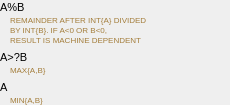
        <widget class="PyDMFrame" name="composite">
          <property name="geometry">
            <rect>
              <x>5</x>
              <y>520</y>
              <width>230</width>
              <height>105</height>
            </rect>
          </property>
          <property name="sizePolicy">
            <sizepolicy hsizetype="Ignored" vsizetype="Ignored">
              <horstretch>0</horstretch>
              <verstretch>0</verstretch>
            </sizepolicy>
          </property>
          <layout class="QGridLayout" name="gridLayout_1" columnstretch="10,220" rowstretch="14,1,10,10,10,5,14,1,10,5,14,1,10">
            <property name="leftMargin">
              <number>0</number>
            </property>
            <property name="topMargin">
              <number>0</number>
            </property>
            <property name="rightMargin">
              <number>0</number>
            </property>
            <property name="bottomMargin">
              <number>0</number>
            </property>
            <property name="horizontalSpacing">
              <number>0</number>
            </property>
            <property name="verticalSpacing">
              <number>0</number>
            </property>
            <item row="0" column="0" colspan="2">
              <widget class="QLabel" name="text_31">
                <property name="geometry">
                  <rect>
                    <x>0</x>
                    <y>0</y>
                    <width>230</width>
                    <height>14</height>
                  </rect>
                </property>
                <property name="sizePolicy">
                  <sizepolicy hsizetype="Ignored" vsizetype="Ignored">
                    <horstretch>0</horstretch>
                    <verstretch>0</verstretch>
                  </sizepolicy>
                </property>
                <property name="text">
                  <string>A%B</string>
                </property>
                <property name="font">
                  <font>
                    <pointsize>8</pointsize>
                  </font>
                </property>
                <property name="brush" stdset="0">
                  <brush brushstyle="SolidPattern">
                    <color alpha="255">
                      <red>0</red>
                      <green>0</green>
                      <blue>0</blue>
                    </color>
                  </brush>
                </property>
                <property name="toolTip">
                  <string>text_31</string>
                </property>
                <property name="alignment">
                  <set>Qt::AlignLeading|Qt::AlignLeft|Qt::AlignVCenter</set>
                </property>
                <property name="styleSheet">
                  <string notr="true">QLabel#text_31 {
  color: rgb(0, 0, 0);
  }</string>
                </property>
              </widget>
            </item>
            <item row="6" column="0" colspan="2">
              <widget class="QLabel" name="text_32">
                <property name="geometry">
                  <rect>
                    <x>0</x>
                    <y>50</y>
                    <width>230</width>
                    <height>14</height>
                  </rect>
                </property>
                <property name="sizePolicy">
                  <sizepolicy hsizetype="Ignored" vsizetype="Ignored">
                    <horstretch>0</horstretch>
                    <verstretch>0</verstretch>
                  </sizepolicy>
                </property>
                <property name="text">
                  <string>A&gt;?B</string>
                </property>
                <property name="font">
                  <font>
                    <pointsize>8</pointsize>
                  </font>
                </property>
                <property name="brush" stdset="0">
                  <brush brushstyle="SolidPattern">
                    <color alpha="255">
                      <red>0</red>
                      <green>0</green>
                      <blue>0</blue>
                    </color>
                  </brush>
                </property>
                <property name="toolTip">
                  <string>text_32</string>
                </property>
                <property name="alignment">
                  <set>Qt::AlignLeading|Qt::AlignLeft|Qt::AlignVCenter</set>
                </property>
                <property name="styleSheet">
                  <string notr="true">QLabel#text_32 {
  color: rgb(0, 0, 0);
  }</string>
                </property>
              </widget>
            </item>
            <item row="10" column="0" colspan="2">
              <widget class="QLabel" name="text_33">
                <property name="geometry">
                  <rect>
                    <x>0</x>
                    <y>80</y>
                    <width>230</width>
                    <height>14</height>
                  </rect>
                </property>
                <property name="sizePolicy">
                  <sizepolicy hsizetype="Ignored" vsizetype="Ignored">
                    <horstretch>0</horstretch>
                    <verstretch>0</verstretch>
                  </sizepolicy>
                </property>
                <property name="text">
                  <string>A&lt;?B</string>
                </property>
                <property name="font">
                  <font>
                    <pointsize>8</pointsize>
                  </font>
                </property>
                <property name="brush" stdset="0">
                  <brush brushstyle="SolidPattern">
                    <color alpha="255">
                      <red>0</red>
                      <green>0</green>
                      <blue>0</blue>
                    </color>
                  </brush>
                </property>
                <property name="toolTip">
                  <string>text_33</string>
                </property>
                <property name="alignment">
                  <set>Qt::AlignLeading|Qt::AlignLeft|Qt::AlignVCenter</set>
                </property>
                <property name="styleSheet">
                  <string notr="true">QLabel#text_33 {
  color: rgb(0, 0, 0);
  }</string>
                </property>
              </widget>
            </item>
            <item row="2" column="1">
              <widget class="QLabel" name="text_34">
                <property name="geometry">
                  <rect>
                    <x>10</x>
                    <y>15</y>
                    <width>220</width>
                    <height>10</height>
                  </rect>
                </property>
                <property name="sizePolicy">
                  <sizepolicy hsizetype="Ignored" vsizetype="Ignored">
                    <horstretch>0</horstretch>
                    <verstretch>0</verstretch>
                  </sizepolicy>
                </property>
                <property name="text">
                  <string>REMAINDER AFTER INT{A} DIVIDED</string>
                </property>
                <property name="font">
                  <font>
                    <pointsize>6</pointsize>
                  </font>
                </property>
                <property name="brush" stdset="0">
                  <brush brushstyle="SolidPattern">
                    <color alpha="255">
                      <red>164</red>
                      <green>126</green>
                      <blue>60</blue>
                    </color>
                  </brush>
                </property>
                <property name="toolTip">
                  <string>text_34</string>
                </property>
                <property name="alignment">
                  <set>Qt::AlignLeading|Qt::AlignLeft|Qt::AlignVCenter</set>
                </property>
                <property name="styleSheet">
                  <string notr="true">QLabel#text_34 {
  color: rgb(164, 126, 60);
  }</string>
                </property>
              </widget>
            </item>
            <item row="3" column="1">
              <widget class="QLabel" name="text_35">
                <property name="geometry">
                  <rect>
                    <x>10</x>
                    <y>25</y>
                    <width>220</width>
                    <height>10</height>
                  </rect>
                </property>
                <property name="sizePolicy">
                  <sizepolicy hsizetype="Ignored" vsizetype="Ignored">
                    <horstretch>0</horstretch>
                    <verstretch>0</verstretch>
                  </sizepolicy>
                </property>
                <property name="text">
                  <string>BY INT{B}.  IF A&lt;0 OR B&lt;0,</string>
                </property>
                <property name="font">
                  <font>
                    <pointsize>6</pointsize>
                  </font>
                </property>
                <property name="brush" stdset="0">
                  <brush brushstyle="SolidPattern">
                    <color alpha="255">
                      <red>164</red>
                      <green>126</green>
                      <blue>60</blue>
                    </color>
                  </brush>
                </property>
                <property name="toolTip">
                  <string>text_35</string>
                </property>
                <property name="alignment">
                  <set>Qt::AlignLeading|Qt::AlignLeft|Qt::AlignVCenter</set>
                </property>
                <property name="styleSheet">
                  <string notr="true">QLabel#text_35 {
  color: rgb(164, 126, 60);
  }</string>
                </property>
              </widget>
            </item>
            <item row="4" column="1">
              <widget class="QLabel" name="text_36">
                <property name="geometry">
                  <rect>
                    <x>10</x>
                    <y>35</y>
                    <width>220</width>
                    <height>10</height>
                  </rect>
                </property>
                <property name="sizePolicy">
                  <sizepolicy hsizetype="Ignored" vsizetype="Ignored">
                    <horstretch>0</horstretch>
                    <verstretch>0</verstretch>
                  </sizepolicy>
                </property>
                <property name="text">
                  <string>RESULT IS MACHINE DEPENDENT</string>
                </property>
                <property name="font">
                  <font>
                    <pointsize>6</pointsize>
                  </font>
                </property>
                <property name="brush" stdset="0">
                  <brush brushstyle="SolidPattern">
                    <color alpha="255">
                      <red>164</red>
                      <green>126</green>
                      <blue>60</blue>
                    </color>
                  </brush>
                </property>
                <property name="toolTip">
                  <string>text_36</string>
                </property>
                <property name="alignment">
                  <set>Qt::AlignLeading|Qt::AlignLeft|Qt::AlignVCenter</set>
                </property>
                <property name="styleSheet">
                  <string notr="true">QLabel#text_36 {
  color: rgb(164, 126, 60);
  }</string>
                </property>
              </widget>
            </item>
            <item row="8" column="1">
              <widget class="QLabel" name="text_37">
                <property name="geometry">
                  <rect>
                    <x>10</x>
                    <y>65</y>
                    <width>220</width>
                    <height>10</height>
                  </rect>
                </property>
                <property name="sizePolicy">
                  <sizepolicy hsizetype="Ignored" vsizetype="Ignored">
                    <horstretch>0</horstretch>
                    <verstretch>0</verstretch>
                  </sizepolicy>
                </property>
                <property name="text">
                  <string>MAX{A,B}</string>
                </property>
                <property name="font">
                  <font>
                    <pointsize>6</pointsize>
                  </font>
                </property>
                <property name="brush" stdset="0">
                  <brush brushstyle="SolidPattern">
                    <color alpha="255">
                      <red>164</red>
                      <green>126</green>
                      <blue>60</blue>
                    </color>
                  </brush>
                </property>
                <property name="toolTip">
                  <string>text_37</string>
                </property>
                <property name="alignment">
                  <set>Qt::AlignLeading|Qt::AlignLeft|Qt::AlignVCenter</set>
                </property>
                <property name="styleSheet">
                  <string notr="true">QLabel#text_37 {
  color: rgb(164, 126, 60);
  }</string>
                </property>
              </widget>
            </item>
            <item row="12" column="1">
              <widget class="QLabel" name="text_38">
                <property name="geometry">
                  <rect>
                    <x>10</x>
                    <y>95</y>
                    <width>220</width>
                    <height>10</height>
                  </rect>
                </property>
                <property name="sizePolicy">
                  <sizepolicy hsizetype="Ignored" vsizetype="Ignored">
                    <horstretch>0</horstretch>
                    <verstretch>0</verstretch>
                  </sizepolicy>
                </property>
                <property name="text">
                  <string>MIN{A,B}</string>
                </property>
                <property name="font">
                  <font>
                    <pointsize>6</pointsize>
                  </font>
                </property>
                <property name="brush" stdset="0">
                  <brush brushstyle="SolidPattern">
                    <color alpha="255">
                      <red>164</red>
                      <green>126</green>
                      <blue>60</blue>
                    </color>
                  </brush>
                </property>
                <property name="toolTip">
                  <string>text_38</string>
                </property>
                <property name="alignment">
                  <set>Qt::AlignLeading|Qt::AlignLeft|Qt::AlignVCenter</set>
                </property>
                <property name="styleSheet">
                  <string notr="true">QLabel#text_38 {
  color: rgb(164, 126, 60);
  }</string>
                </property>
              </widget>
            </item>
          </layout>
        </widget>
